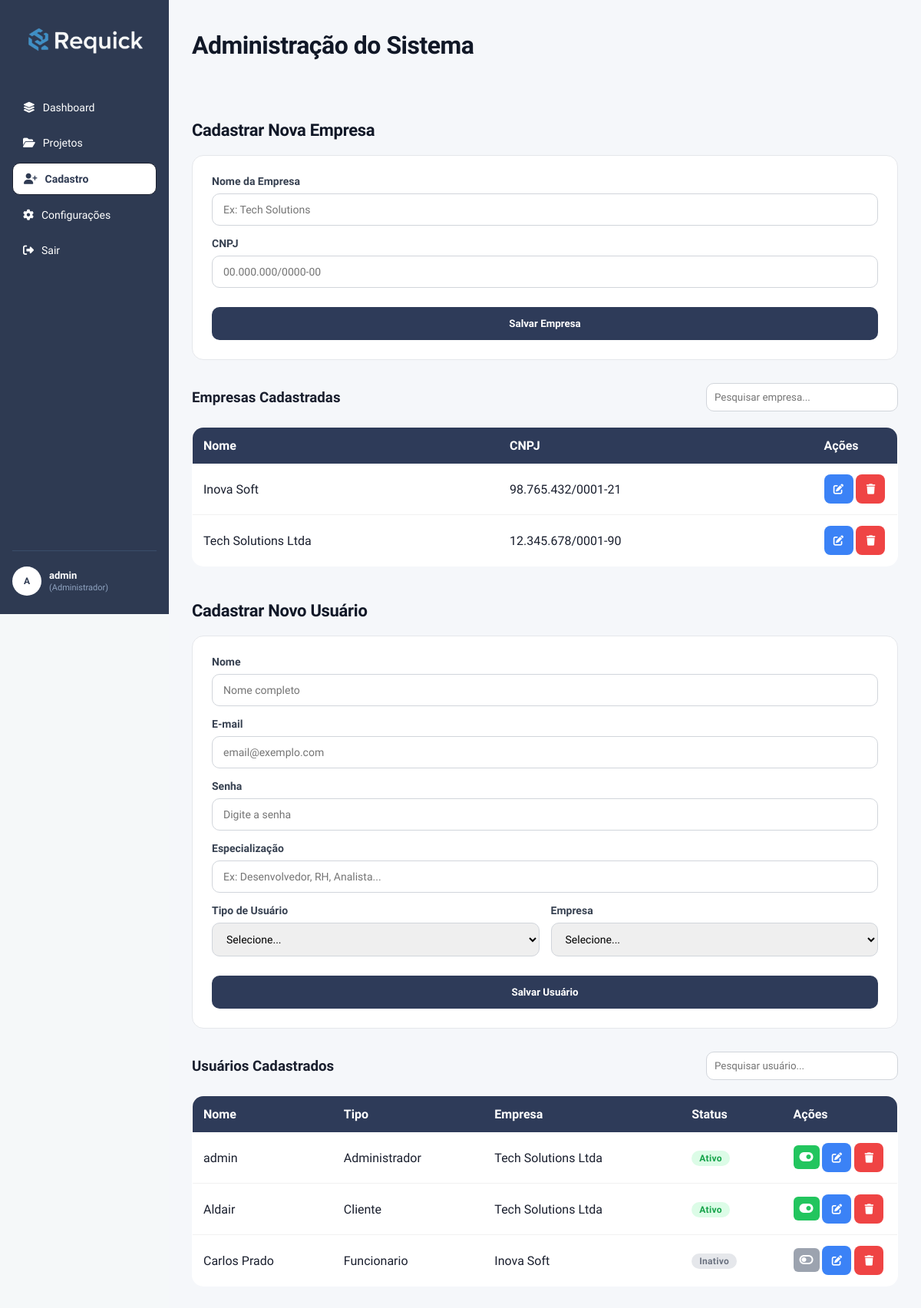
The app's page /php/cadastro.php (signed in) with its own data.
### tables this page shows
CREATE TABLE `tb_empresa` (
  `id` int(11) NOT NULL,
  `nome_empresa` varchar(255) NOT NULL,
  `cnpj` varchar(18) NOT NULL
);

CREATE TABLE `tb_usuarios` (
  `id` int(11) NOT NULL,
  `nome` varchar(100) NOT NULL,
  `email` varchar(100) NOT NULL,
  `tipo_usuario` varchar(50) DEFAULT NULL,
  `especializacao` varchar(100) DEFAULT NULL,
  `senha` varchar(255) NOT NULL,
  `id_empresa` int(11) DEFAULT NULL,
  `status` enum('ativo','inativo') NOT NULL DEFAULT 'ativo'
);

### php/cadastro.php (the view, shortened to what this page needs)
<?php
require_once '../config/conexao.php';
$empresas = $pdo->query("SELECT * FROM tb_empresa ORDER BY nome_empresa")->fetchAll(PDO::FETCH_ASSOC);
$usuarios = $pdo->query("SELECT u.*, e.nome_empresa FROM tb_usuarios u LEFT JOIN tb_empresa e ON u.id_empresa = e.id ORDER BY u.nome")->fetchAll(PDO::FETCH_ASSOC);
?>
<!DOCTYPE html>
<html lang="pt-BR">
<head>
    <link rel="stylesheet" href="../css/style.css" />
    <link rel="stylesheet" href="https://cdnjs.cloudflare.com/ajax/libs/font-awesome/6.5.1/css/all.min.css">
    <link rel="stylesheet" href="../css/cadastro.css">
</head>
<body>
    <?php $paginaAtiva = 'cadastro'; include 'navbar_lateral.php'; ?>
    <div class="ConteudoPrincipal">
        <header class="CabecalhoPagina">
            <h1 class="TituloBoasVindas">Administração do Sistema</h1>
        </header>
        <div class="GradeCadastro">
            <div class="ColunaEsquerda">
                <h2 class="TituloSecao">Cadastrar Nova Empresa</h2>
                <form action="" method="post">
                    <div class="GrupoFormulario">
                        <label class="LabelFormulario">Nome da Empresa</label>
                        <input type="text" name="nome_empresa" class="CampoFormulario" required placeholder="Ex: Tech Solutions">
                    </div>
                    <div class="GrupoFormulario">
                        <label class="LabelFormulario">CNPJ</label>
                        <input type="text" name="cnpj" class="CampoFormulario" required placeholder="00.000.000/0000-00">
                    </div>
                    <button type="submit" class="BotaoCriar">Salvar Empresa</button>
                </form>
                <div class="CabecalhoTabela">
                    <h3>Empresas Cadastradas</h3>
                    <input type="text" id="buscaEmpresa" class="CampoPesquisaTabela"
                           onkeyup="filtrarTabela('buscaEmpresa', 'tbEmpresas', 0)"
                           placeholder="Pesquisar empresa...">
                </div>
                <table class="TabelaCrud" id="tbEmpresas">
                    <thead>
                        <tr>
                            <th>Nome</th>
                            <th>CNPJ</th>
                            <th width="110px">Ações</th>
                        </tr>
                    </thead>
                    <tbody>
                        <?php foreach ($empresas as $emp): ?>
                            <tr>
                                <td><?= htmlspecialchars($emp['nome_empresa']) ?></td>
                                <td><?= htmlspecialchars($emp['cnpj']) ?></td>
                                <td>
                                    <button onclick="abrirModalEmpresa(<?= $emp['id'] ?>, '<?= htmlspecialchars(addslashes($emp['nome_empresa'])) ?>', '<?= htmlspecialchars(addslashes($emp['cnpj'])) ?>')"
                                            class="BtnAcao BtnEdit" title="Editar">
                                        <i class="fas fa-edit"></i>
                                    </button>
                                    <button onclick="confirmarDelecao(<?= $emp['id'] ?>, 'empresa')"
                                            class="BtnAcao BtnDelete" title="Deletar">
                                        <i class="fas fa-trash"></i>
                                    </button>
                                </td>
                            </tr>
                        <?php endforeach; ?>
                    </tbody>
                </table>
            </div>
            <div class="ColunaDireita">
                <h2 class="TituloSecao">Cadastrar Novo Usuário</h2>
                <form action="" method="post">
                    <div class="GrupoFormulario">
                        <label class="LabelFormulario">Nome</label>
                        <input type="text" name="nome" class="CampoFormulario" required placeholder="Nome completo">
                    </div>
                    <div class="GrupoFormulario">
                        <label class="LabelFormulario">E-mail</label>
                        <input type="email" name="email" class="CampoFormulario" required placeholder="email@exemplo.com">
                    </div>
                    <div class="GrupoFormulario">
                        <label class="LabelFormulario">Senha</label>
                        <input type="password" name="senha" class="CampoFormulario" required placeholder="Digite a senha">
                    </div>
                    <div class="GrupoFormulario">
                        <label class="LabelFormulario">Especialização</label>
                        <input type="text" name="especializacao" class="CampoFormulario" placeholder="Ex: Desenvolvedor, RH, Analista...">
                    </div>
                    <div style="display: grid; grid-template-columns: 1fr 1fr; gap: 15px;">
                        <div class="GrupoFormulario">
                            <label class="LabelFormulario">Tipo de Usuário</label>
                            <select name="tipo_usuario" class="CampoFormulario" required>
                                <option value="" disabled selected>Selecione...</option>
                            </select>
                        </div>
                        <div class="GrupoFormulario">
                            <label class="LabelFormulario">Empresa</label>
                            <select name="id_empresa" class="CampoFormulario" required>
                                <option value="" disabled selected>Selecione...</option>
                            </select>
                        </div>
                    </div>
                    <button type="submit" class="BotaoCriar">Salvar Usuário</button>
                </form>
                <div class="CabecalhoTabela">
                    <h3>Usuários Cadastrados</h3>
                    <input type="text" id="buscaUsuario" class="CampoPesquisaTabela"
                           onkeyup="filtrarTabela('buscaUsuario', 'tbUsuarios', 0)"
                           placeholder="Pesquisar usuário...">
                </div>
                <table class="TabelaCrud" id="tbUsuarios">
                    <thead>
                        <tr>
                            <th>Nome</th>
                            <th>Tipo</th>
                            <th>Empresa</th>
                            <th>Status</th>
                            <th width="150px">Ações</th>
                        </tr>
                    </thead>
                    <tbody>
                        <?php foreach ($usuarios as $usu):
                            $statusAtual = (array_key_exists('status', $usu) && strtolower($usu['status']) === 'inativo') ? 'inativo' : 'ativo';
                            $isAtivo     = ($statusAtual === 'ativo');
                        ?>
                            <tr>
                                <td><?= htmlspecialchars($usu['nome']) ?></td>
                                <td><?= htmlspecialchars($usu['tipo_usuario']) ?></td>
                                <td><?= htmlspecialchars($usu['nome_empresa'] ?? 'Sem Empresa') ?></td>
                                <td>
                                    <span class="BadgeStatus <?= $isAtivo ? 'BadgeAtivo' : 'BadgeInativo' ?>">
                                        <?= $isAtivo ? 'Ativo' : 'Inativo' ?>
                                    </span>
                                </td>
                                <td>
                                    <button onclick="toggleStatus(<?= $usu['id'] ?>, '<?= $statusAtual ?>')"
                                            class="BtnToggle <?= $isAtivo ? 'BtnToggleAtivo' : 'BtnToggleInativo' ?>"
                                            title="<?= $isAtivo ? 'Clique para desativar' : 'Clique para ativar' ?>">
                                        <i class="fas <?= $isAtivo ? 'fa-toggle-on' : 'fa-toggle-off' ?>"></i>
                                    </button>
                                    <button onclick="abrirModalUsuario(<?= $usu['id'] ?>, '<?= htmlspecialchars(addslashes($usu['nome'])) ?>', '<?= htmlspecialchars(addslashes($usu['email'])) ?>', '<?= htmlspecialchars(addslashes($usu['tipo_usuario'])) ?>', '<?= htmlspecialchars(addslashes($usu['especializacao'] ?? '')) ?>', <?= (int)($usu['id_empresa'] ?? 0) ?>)"
                                            class="BtnAcao BtnEdit" title="Editar">
                                        <i class="fas fa-edit"></i>
                                    </button>
                                    <button onclick="confirmarDelecao(<?= $usu['id'] ?>, 'usuario')"
                                            class="BtnAcao BtnDelete" title="Deletar">
                                        <i class="fas fa-trash"></i>
                                    </button>
                                </td>
                            </tr>
                        <?php endforeach; ?>
                    </tbody>
                </table>
            </div>
        </div>
    </div>
</body>
</html>

### css/style.css (style rules this page uses)
* { box-sizing: border-box; margin: 0; padding: 0; font-family: 'Sora', sans-serif; }
html, body { height: 100%; }
body { background-color: #F5F8F9; color: #1a1f2e; min-height: 100vh; }
.ConteudoPrincipal { margin-left: 220px; padding: 32px 40px; display: flex; flex-direction: column; gap: 24px; min-height: 100vh; }
.CabecalhoPagina { margin-bottom: 4px; }
.TituloBoasVindas { font-size: 26px; font-weight: 700; color: #1a1f2e; letter-spacing: -0.5px; line-height: 1.2; margin: 10px 0; }
.TituloSecao { margin-top: 20px; font-size: 20px; font-weight: 700; color: #1a1f2e; letter-spacing: -0.3px; }

### css/cadastro.css (style rules this page uses)
.ConteudoPrincipal { flex: 1; padding: 30px; background: #f5f7fa; min-height: 100vh; }
.CabecalhoPagina { margin-bottom: 25px; }
.TituloBoasVindas { font-size: 32px; font-weight: 700; color: #111827; }
.GradeCadastro { display: grid; grid-template-columns: 1fr 1fr; gap: 25px; }
.ColunaEsquerda, .ColunaDireita { display: flex; flex-direction: column; gap: 20px; }
.TituloSecao { font-size: 22px; font-weight: 600; color: #111827; }
form { background: white; padding: 25px; border-radius: 15px; border: 1px solid #e5e7eb; }
.GrupoFormulario { display: flex; flex-direction: column; margin-bottom: 15px; }
.LabelFormulario { font-size: 14px; font-weight: 600; margin-bottom: 8px; color: #374151; }
.CampoFormulario { width: 100%; padding: 12px 14px; border: 1px solid #d1d5db; border-radius: 10px; font-size: 14px; outline: none; transition: .2s; }
.BotaoCriar { width: 100%; margin-top: 10px; padding: 14px; border: none; border-radius: 10px; background: #2e3b59; color: white; font-weight: 600; cursor: pointer; transition: .2s; }
.CabecalhoTabela { display: flex; justify-content: space-between; align-items: center; margin-top: 10px; }
.CampoPesquisaTabela { width: 250px; padding: 10px; border: 1px solid #d1d5db; border-radius: 10px; }
.TabelaCrud { width: 100%; border-collapse: collapse; background: white; border-radius: 15px; overflow: hidden; border: 1px solid #e5e7eb; }
.TabelaCrud thead { background: #2e3b59; color: white; }
.TabelaCrud th, .TabelaCrud td { padding: 14px; text-align: left; }
.TabelaCrud tbody tr { border-bottom: 1px solid #f1f1f1; }
.BtnAcao { width: 38px; height: 38px; border: none; border-radius: 8px; cursor: pointer; color: white; }
.BtnEdit { background: #3b82f6; }
.BtnDelete { background: #ef4444; }
@media (max-width: 1200px) { .GradeCadastro { grid-template-columns: 1fr; } }

### php/cadastro.php (style rules this page uses)
.BadgeStatus { display: inline-block; padding: 3px 10px; border-radius: 20px; font-size: 12px; font-weight: 600; letter-spacing: .3px; }
.BadgeAtivo { background: #dcfce7; color: #16a34a; }
.BadgeInativo { background: #e5e7eb; color: #6b7280; }
.BtnToggle { border: none; cursor: pointer; padding: 6px 8px; border-radius: 6px; font-size: 16px; transition: background .2s; }
.BtnToggleAtivo { background: #22c55e; color: #fff; }
.BtnToggleInativo { background: #9ca3af; color: #fff; }

### records on screen
tb_empresa: nome_empresa "Inova Soft", cnpj "98.765.432/0001-21"
tb_empresa: nome_empresa "Tech Solutions Ltda", cnpj "12.345.678/0001-90"
tb_usuarios: nome "admin", tipo_usuario "Administrador", id_empresa.nome_empresa "Tech Solutions Ltda", status "Ativo"
tb_usuarios: nome "Aldair", tipo_usuario "Cliente", id_empresa.nome_empresa "Tech Solutions Ltda", status "Ativo"
tb_usuarios: nome "Carlos Prado", tipo_usuario "Funcionario", id_empresa.nome_empresa "Inova Soft", status "Inativo"

### other values on screen
substr($nomeUsuario, 0, 1) "A"
$nomeUsuario "admin"
$tipoUsuario "Administrador"
